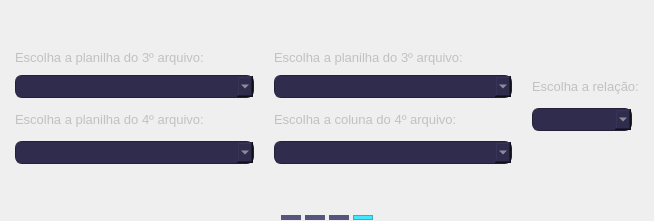
                   <widget class="QWidget" name="page_12">
                    <layout class="QVBoxLayout" name="verticalLayout_21">
                     <property name="spacing">
                      <number>0</number>
                     </property>
                     <property name="leftMargin">
                      <number>0</number>
                     </property>
                     <property name="topMargin">
                      <number>0</number>
                     </property>
                     <property name="rightMargin">
                      <number>0</number>
                     </property>
                     <property name="bottomMargin">
                      <number>0</number>
                     </property>
                     <item>
                      <layout class="QGridLayout" name="gridLayout_36">
                       <property name="leftMargin">
                        <number>15</number>
                       </property>
                       <property name="topMargin">
                        <number>50</number>
                       </property>
                       <property name="rightMargin">
                        <number>15</number>
                       </property>
                       <property name="bottomMargin">
                        <number>50</number>
                       </property>
                       <property name="horizontalSpacing">
                        <number>20</number>
                       </property>
                       <property name="verticalSpacing">
                        <number>10</number>
                       </property>
                       <item row="3" column="1">
                        <widget class="QComboBox" name="comboBox_16">
                         <property name="minimumSize">
                          <size>
                           <width>0</width>
                           <height>23</height>
                          </size>
                         </property>
                         <property name="maximumSize">
                          <size>
                           <width>16777215</width>
                           <height>23</height>
                          </size>
                         </property>
                         <property name="styleSheet">
                          <string notr="true">QComboBox{
	background-color: rgb(48, 44, 77);
	color: rgb(197, 197, 197);
	border: 1px solid rgb(35, 33, 57);
	border-radius: 7px;
	padding: 5px;
}
QComboBox:hover{
	background-color: rgb(59, 54, 94);
	color: rgb(197, 197, 197);
	border: 1px solid rgb(35, 33, 57);
	border-radius: 7px;
	padding: 5px;
}</string>
                         </property>
                        </widget>
                       </item>
                       <item row="1" column="0">
                        <widget class="QComboBox" name="comboBox_17">
                         <property name="minimumSize">
                          <size>
                           <width>0</width>
                           <height>23</height>
                          </size>
                         </property>
                         <property name="maximumSize">
                          <size>
                           <width>16777215</width>
                           <height>23</height>
                          </size>
                         </property>
                         <property name="styleSheet">
                          <string notr="true">QComboBox{
	background-color: rgb(48, 44, 77);
	color: rgb(197, 197, 197);
	border: 1px solid rgb(35, 33, 57);
	border-radius: 7px;
	padding: 5px;
}
QComboBox:hover{
	background-color: rgb(59, 54, 94);
	color: rgb(197, 197, 197);
	border: 1px solid rgb(35, 33, 57);
	border-radius: 7px;
	padding: 5px;
}</string>
                         </property>
                        </widget>
                       </item>
                       <item row="1" column="1">
                        <widget class="QComboBox" name="comboBox_18">
                         <property name="minimumSize">
                          <size>
                           <width>0</width>
                           <height>23</height>
                          </size>
                         </property>
                         <property name="maximumSize">
                          <size>
                           <width>16777215</width>
                           <height>23</height>
                          </size>
                         </property>
                         <property name="styleSheet">
                          <string notr="true">QComboBox{
	background-color: rgb(48, 44, 77);
	color: rgb(197, 197, 197);
	border: 1px solid rgb(35, 33, 57);
	border-radius: 7px;
	padding: 5px;
}
QComboBox:hover{
	background-color: rgb(59, 54, 94);
	color: rgb(197, 197, 197);
	border: 1px solid rgb(35, 33, 57);
	border-radius: 7px;
	padding: 5px;
}</string>
                         </property>
                        </widget>
                       </item>
                       <item row="0" column="0">
                        <widget class="QLabel" name="label_53">
                         <property name="font">
                          <font>
                           <family>Segoe UI</family>
                           <pointsize>10</pointsize>
                          </font>
                         </property>
                         <property name="styleSheet">
                          <string notr="true">color: rgb(193, 193, 193);
background-color: none;</string>
                         </property>
                         <property name="text">
                          <string>&lt;html&gt;&lt;head/&gt;&lt;body&gt;&lt;p&gt;Escolha a planilha do 3º arquivo:&lt;/p&gt;&lt;/body&gt;&lt;/html&gt;</string>
                         </property>
                        </widget>
                       </item>
                       <item row="2" column="1">
                        <widget class="QLabel" name="label_54">
                         <property name="font">
                          <font>
                           <family>Segoe UI</family>
                           <pointsize>10</pointsize>
                          </font>
                         </property>
                         <property name="styleSheet">
                          <string notr="true">color: rgb(193, 193, 193);
background-color: none;</string>
                         </property>
                         <property name="text">
                          <string>&lt;html&gt;&lt;head/&gt;&lt;body&gt;&lt;p&gt;Escolha a coluna do 4º arquivo:&lt;/p&gt;&lt;/body&gt;&lt;/html&gt;</string>
                         </property>
                        </widget>
                       </item>
                       <item row="3" column="0">
                        <widget class="QComboBox" name="comboBox_19">
                         <property name="minimumSize">
                          <size>
                           <width>0</width>
                           <height>23</height>
                          </size>
                         </property>
                         <property name="maximumSize">
                          <size>
                           <width>16777215</width>
                           <height>23</height>
                          </size>
                         </property>
                         <property name="styleSheet">
                          <string notr="true">QComboBox{
	background-color: rgb(48, 44, 77);
	color: rgb(197, 197, 197);
	border: 1px solid rgb(35, 33, 57);
	border-radius: 7px;
	padding: 5px;
}
QComboBox:hover{
	background-color: rgb(59, 54, 94);
	color: rgb(197, 197, 197);
	border: 1px solid rgb(35, 33, 57);
	border-radius: 7px;
	padding: 5px;
}</string>
                         </property>
                        </widget>
                       </item>
                       <item row="2" column="2">
                        <widget class="QComboBox" name="comboBox_20">
                         <property name="minimumSize">
                          <size>
                           <width>0</width>
                           <height>23</height>
                          </size>
                         </property>
                         <property name="maximumSize">
                          <size>
                           <width>100</width>
                           <height>23</height>
                          </size>
                         </property>
                         <property name="styleSheet">
                          <string notr="true">QComboBox{
	background-color: rgb(48, 44, 77);
	color: rgb(197, 197, 197);
	border: 1px solid rgb(35, 33, 57);
	border-radius: 7px;
	padding: 5px;
}
QComboBox:hover{
	background-color: rgb(59, 54, 94);
	color: rgb(197, 197, 197);
	border: 1px solid rgb(35, 33, 57);
	border-radius: 7px;
	padding: 5px;
}</string>
                         </property>
                        </widget>
                       </item>
                       <item row="1" column="2">
                        <widget class="QLabel" name="label_55">
                         <property name="font">
                          <font>
                           <family>Segoe UI</family>
                           <pointsize>10</pointsize>
                          </font>
                         </property>
                         <property name="styleSheet">
                          <string notr="true">color: rgb(193, 193, 193);
background-color: none;</string>
                         </property>
                         <property name="text">
                          <string>&lt;html&gt;&lt;head/&gt;&lt;body&gt;&lt;p&gt;Escolha a relação:&lt;/p&gt;&lt;/body&gt;&lt;/html&gt;</string>
                         </property>
                        </widget>
                       </item>
                       <item row="2" column="0">
                        <widget class="QLabel" name="label_56">
                         <property name="font">
                          <font>
                           <family>Segoe UI</family>
                           <pointsize>10</pointsize>
                          </font>
                         </property>
                         <property name="styleSheet">
                          <string notr="true">color: rgb(193, 193, 193);
background-color: none;</string>
                         </property>
                         <property name="text">
                          <string>&lt;html&gt;&lt;head/&gt;&lt;body&gt;&lt;p&gt;Escolha a planilha do 4º arquivo:&lt;/p&gt;&lt;/body&gt;&lt;/html&gt;</string>
                         </property>
                        </widget>
                       </item>
                       <item row="0" column="1">
                        <widget class="QLabel" name="label_57">
                         <property name="font">
                          <font>
                           <family>Segoe UI</family>
                           <pointsize>10</pointsize>
                          </font>
                         </property>
                         <property name="styleSheet">
                          <string notr="true">color: rgb(193, 193, 193);
background-color: none;</string>
                         </property>
                         <property name="text">
                          <string>&lt;html&gt;&lt;head/&gt;&lt;body&gt;&lt;p&gt;Escolha a planilha do 3º arquivo:&lt;/p&gt;&lt;/body&gt;&lt;/html&gt;</string>
                         </property>
                        </widget>
                       </item>
                      </layout>
                     </item>
                     <item>
                      <widget class="QFrame" name="frame_69">
                       <property name="minimumSize">
                        <size>
                         <width>0</width>
                         <height>0</height>
                        </size>
                       </property>
                       <property name="maximumSize">
                        <size>
                         <width>16777215</width>
                         <height>7</height>
                        </size>
                       </property>
                       <property name="layoutDirection">
                        <enum>Qt::LeftToRight</enum>
                       </property>
                       <property name="styleSheet">
                        <string notr="true">background-color: none;</string>
                       </property>
                       <property name="frameShape">
                        <enum>QFrame::NoFrame</enum>
                       </property>
                       <property name="frameShadow">
                        <enum>QFrame::Raised</enum>
                       </property>
                       <layout class="QHBoxLayout" name="horizontalLayout_15">
                        <property name="spacing">
                         <number>0</number>
                        </property>
                        <property name="leftMargin">
                         <number>0</number>
                        </property>
                        <property name="topMargin">
                         <number>0</number>
                        </property>
                        <property name="rightMargin">
                         <number>0</number>
                        </property>
                        <property name="bottomMargin">
                         <number>0</number>
                        </property>
                        <item>
                         <spacer name="horizontalSpacer_39">
                          <property name="orientation">
                           <enum>Qt::Horizontal</enum>
                          </property>
                          <property name="sizeHint" stdset="0">
                           <size>
                            <width>281</width>
                            <height>9</height>
                           </size>
                          </property>
                         </spacer>
                        </item>
                        <item>
                         <layout class="QGridLayout" name="gridLayout_37">
                          <property name="horizontalSpacing">
                           <number>4</number>
                          </property>
                          <item row="0" column="0">
                           <widget class="QFrame" name="frame_70">
                            <property name="minimumSize">
                             <size>
                              <width>20</width>
                              <height>5</height>
                             </size>
                            </property>
                            <property name="maximumSize">
                             <size>
                              <width>20</width>
                              <height>5</height>
                             </size>
                            </property>
                            <property name="styleSheet">
                             <string notr="true">background-color: rgb(85, 85, 127);
border-radius: 5px;</string>
                            </property>
                            <property name="frameShape">
                             <enum>QFrame::StyledPanel</enum>
                            </property>
                            <property name="frameShadow">
                             <enum>QFrame::Raised</enum>
                            </property>
                           </widget>
                          </item>
                          <item row="0" column="1">
                           <widget class="QFrame" name="frame_71">
                            <property name="minimumSize">
                             <size>
                              <width>20</width>
                              <height>5</height>
                             </size>
                            </property>
                            <property name="maximumSize">
                             <size>
                              <width>20</width>
                              <height>5</height>
                             </size>
                            </property>
                            <property name="styleSheet">
                             <string notr="true">background-color: rgb(85, 85, 127);
border-radius: 5px;</string>
                            </property>
                            <property name="frameShape">
                             <enum>QFrame::StyledPanel</enum>
                            </property>
                            <property name="frameShadow">
                             <enum>QFrame::Raised</enum>
                            </property>
                           </widget>
                          </item>
                          <item row="0" column="2">
                           <widget class="QFrame" name="frame_72">
                            <property name="minimumSize">
                             <size>
                              <width>20</width>
                              <height>5</height>
                             </size>
                            </property>
                            <property name="maximumSize">
                             <size>
                              <width>20</width>
                              <height>5</height>
                             </size>
                            </property>
                            <property name="styleSheet">
                             <string notr="true">background-color: rgb(85, 85, 127);
border-radius: 5px;</string>
                            </property>
                            <property name="frameShape">
                             <enum>QFrame::StyledPanel</enum>
                            </property>
                            <property name="frameShadow">
                             <enum>QFrame::Raised</enum>
                            </property>
                           </widget>
                          </item>
                          <item row="0" column="3">
                           <widget class="QFrame" name="frame_73">
                            <property name="minimumSize">
                             <size>
                              <width>20</width>
                              <height>5</height>
                             </size>
                            </property>
                            <property name="maximumSize">
                             <size>
                              <width>20</width>
                              <height>5</height>
                             </size>
                            </property>
                            <property name="styleSheet">
                             <string notr="true">background-color:  rgb(67, 230, 255);</string>
                            </property>
                            <property name="frameShape">
                             <enum>QFrame::StyledPanel</enum>
                            </property>
                            <property name="frameShadow">
                             <enum>QFrame::Raised</enum>
                            </property>
                           </widget>
                          </item>
                         </layout>
                        </item>
                        <item>
                         <spacer name="horizontalSpacer_40">
                          <property name="orientation">
                           <enum>Qt::Horizontal</enum>
                          </property>
                          <property name="sizeHint" stdset="0">
                           <size>
                            <width>281</width>
                            <height>9</height>
                           </size>
                          </property>
                         </spacer>
                        </item>
                       </layout>
                      </widget>
                     </item>
                    </layout>
                   </widget>
